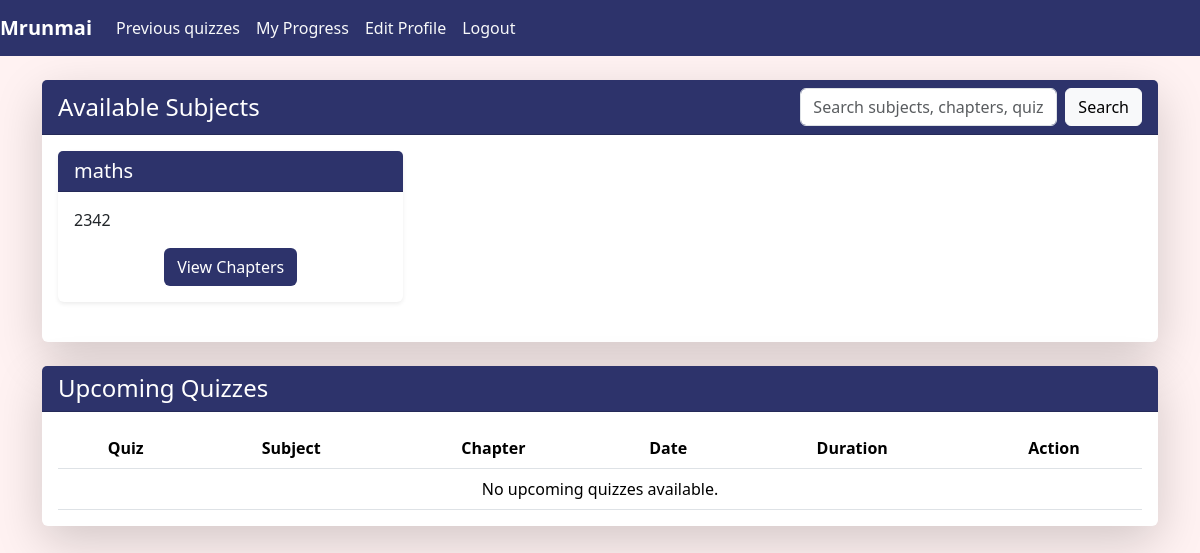
/user (signed in), run on an earlier commit of the app's database.
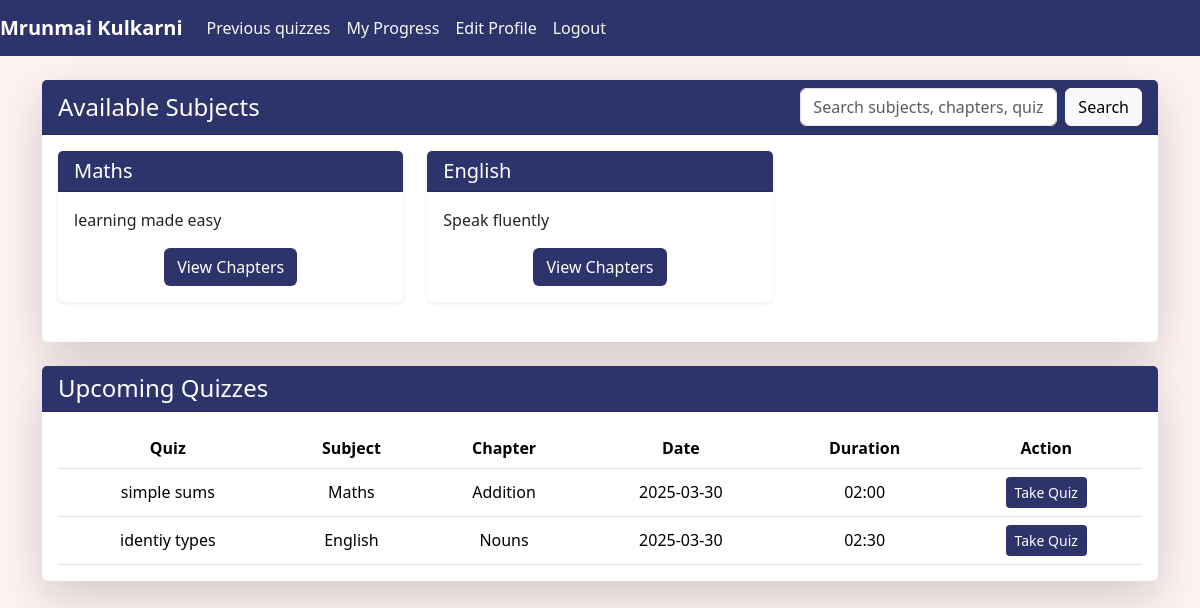
And on a later commit of the database.
### app.py (models this page shows)
class UserAccount(db.Model):
    __tablename__="UserAccount"
    id=db.Column(db.Integer, primary_key=True)
    fullname=db.Column(db.String(80),nullable=False)
    email=db.Column(db.String(120),unique=True,nullable=False)
    password=db.Column(db.String(120),nullable=False)
    qualification=db.Column(db.String(120),nullable=False)
    dob=db.Column(db.String(120),nullable=False)
    is_admin=db.Column(db.Boolean,nullable=False,default=False)
    user_scores=db.relationship('UserScore',back_populates='user_account',cascade='all,delete-orphan')

class CourseTopic(db.Model):
    __tablename__="CourseTopic"
    id=db.Column(db.Integer, primary_key=True)
    name=db.Column(db.String(80),nullable=False)
    description=db.Column(db.String(120),nullable=False)
    course_sections=db.relationship("CourseSection", back_populates='course_topic',cascade="all,delete-orphan")

class QuizTest(db.Model):
    __tablename__="QuizTest"
    id=db.Column(db.Integer, primary_key=True)
    date_ofquiz=db.Column(db.Date,nullable=False)
    time_dur=db.Column(db.String(20),nullable=False)
    remarks=db.Column(db.String(120),nullable=False)
    section_id=db.Column(db.Integer, db.ForeignKey("CourseSection.id"),nullable=False)
    course_section=db.relationship("CourseSection", back_populates='quizzes')
    quiz_questions=db.relationship("QuizQuestion",back_populates='quiz_test',cascade='all,delete-orphan')
    user_scores=db.relationship('UserScore',back_populates='quiz_test',cascade='all,delete-orphan')
    @property
    def subject(self):
        if self.course_section:
            topic = CourseTopic.query.filter_by(id=self.course_section.topic_id).first()
            return topic
        return None
    @property
    def topic(self):
        if self.course_section:
            return self.course_section.name
        return None

class CourseSection(db.Model):
    __tablename__="CourseSection"
    id=db.Column(db.Integer, primary_key=True)
    name=db.Column(db.String(80),nullable=False)
    description=db.Column(db.String(120),nullable=False)
    topic_id=db.Column(db.Integer, db.ForeignKey("CourseTopic.id"))
    course_topic=db.relationship("CourseTopic", back_populates='course_sections')
    quizzes=db.relationship("QuizTest",back_populates='course_section',cascade='all,delete-orphan')

### app.py (the view)
@app.route("/user")
def userdash():
    if 'user' in session:
        today = datetime.now().date()
        topics = CourseTopic.query.all()  # Get all subjects
        user = UserAccount.query.filter_by(id=session['user']).first()
        return render_template('userdash.html', subjects=topics, user=user,today=today)
    return redirect('/login')

### templates/userdash.html (shortened to what this page needs)
{% extends "index.html" %}
{% block content %}
<nav class="navbar navbar-expand-lg navbar-dark" style="background-color: #2D336B;">
    <a class="navbar-brand fw-bold" href="/user">{{ user.fullname }}</a>
    <div class="collapse navbar-collapse" id="navbarNavAltMarkup">
        <div class="navbar-nav">
            <a class="nav-item nav-link text-light" href="/user/prevquizes">Previous quizzes</a>
            <a class="nav-item nav-link text-light" href="/user/progress">My Progress</a>
            <a class="nav-item nav-link text-light" href="/userprofileedit">Edit Profile</a>
            <a class="nav-item nav-link text-light" href="/logoutuser">Logout</a>
        </div>
    </div>
</nav>
<div class="container mt-4">
    <div class="row">
        <div class="col-md-12">
            <div class="card shadow-lg mb-4 border-0">
                <div class="card-header text-white d-flex justify-content-between align-items-center" style="background-color: #2D336B;">
                    <h4 class="mb-0">Available Subjects</h4>
                    <form action="/user/search" method="GET" class="d-flex">
                        <input type="text" name="search" class="form-control me-2" placeholder="Search subjects, chapters, quizzes...">
                        <button type="submit" class="btn btn-light">Search</button>
                    </form>
                </div>
                <div class="card-body">
                    <div class="row">
                        {% for subject in subjects %}
                        <div class="col-md-4 mb-4">
                            <div class="card h-100 border-0 shadow-sm">
                                <div class="card-header text-white" style="background-color: #2D336B;">
                                    <h5 class="mb-0">{{ subject.name }}</h5>
                                </div>
                                <div class="card-body">
                                    <p>{{ subject.description }}</p>
                                    <div class="text-center">
                                        <a href="/user/subject/{{ subject.id }}" class="btn text-white" style="background-color: #2D336B;">View Chapters</a>
                                    </div>
                                </div>
                            </div>
                        </div>
                        {% else %}
                        <div class="col-12 text-center">
                            <p class="lead">No subjects available yet.</p>
                        </div>
                        {% endfor %}
                    </div>
                </div>
            </div>
            <div class="card shadow-lg mb-4 border-0">
                <div class="card-header text-white" style="background-color: #2D336B;">
                    <h4 class="mb-0">Upcoming Quizzes</h4>
                </div>
                <div class="card-body">
                    <div class="table-responsive">
                        <table class="table table-hover">
                            <thead>
                                <tr style="background-color: #A9B5DF; color: #2D336B;">
                                    <th>Quiz</th>
                                    <th>Subject</th>
                                    <th>Chapter</th>
                                    <th>Date</th>
                                    <th>Duration</th>
                                    <th>Action</th>
                                </tr>
                            </thead>
                            <tbody>
                                {% set upcoming_quizzes = [] %}
                                {% for subject in subjects %}
                                    {% for section in subject.course_sections %}
                                        {% for quiz in section.quizzes %}
                                            {% if quiz.date_ofquiz >= today %}
                                                {% set _ = upcoming_quizzes.append(quiz) %}
                                            {% endif %}
                                        {% endfor %}
                                    {% endfor %}
                                {% endfor %}
                                {% for quiz in upcoming_quizzes[:5] %}
                                <tr>
                                    <td>{{ quiz.remarks }}</td>
                                    <td>{{ quiz.subject.name }}</td>
                                    <td>{{ quiz.topic }}</td>
                                    <td>{{ quiz.date_ofquiz.strftime('%Y-%m-%d') }}</td>
                                    <td>{{ quiz.time_dur }}</td>
                                    <td>
                                        <a href="/quizstart/{{ quiz.id }}" class="btn btn-sm text-white" style="background-color: #2D336B;">Take Quiz</a>
                                    </td>
                                </tr>
                                {% else %}
                                <tr>
                                    <td colspan="6" class="text-center">No upcoming quizzes available.</td>
                                </tr>
                                {% endfor %}
                            </tbody>
                        </table>
                    </div>
                </div>
            </div>
        </div>
    </div>
</div>
{% endblock %}

### templates/index.html (shortened to what this page needs)
<!DOCTYPE html>
<html lang="en">
<head>
    <link href="https://cdn.jsdelivr.net/npm/bootstrap@5.3.3/dist/css/bootstrap.min.css" rel="stylesheet">
    <link rel="stylesheet" href="static\css\style.css">
    <link rel="stylesheet" href="https://cdn.jsdelivr.net/npm/bootstrap-icons/font/bootstrap-icons.css">
    <link rel="stylesheet" href="https://cdnjs.cloudflare.com/ajax/libs/font-awesome/6.4.2/css/all.min.css">
</head>
<body style="background-color: #FFF2F2;">
        {% block content %}
        {% endblock %}
</body>
</html>

### static/css/style.css (style rules this page uses)
body { background-color: #FFF2F2 !important; }
.table { margin: 0 auto; text-align: center; width: 100%; }
.table th, .table td { text-align: center; vertical-align: middle; width: auto; }

What changed in the data, as far as the page shows it:
changed UserAccount: fullname "Mrunmai" → "Mrunmai Kulkarni"
changed CourseTopic: name "maths" → "Maths"; description "2342" → "learning made easy"
added CourseTopic: name "English", description "Speak fluently"
now on this page (row edited): QuizTest: remarks "simple sums", subject.name "Maths", topic "Addition", date_ofquiz "2025-03-30", time_dur "02:00"
added QuizTest: remarks "identiy types", subject.name "English", topic "Nouns", date_ofquiz "2025-03-30", time_dur "02:30"
Also different on the page:
text no longer shown: "No upcoming quizzes available."
